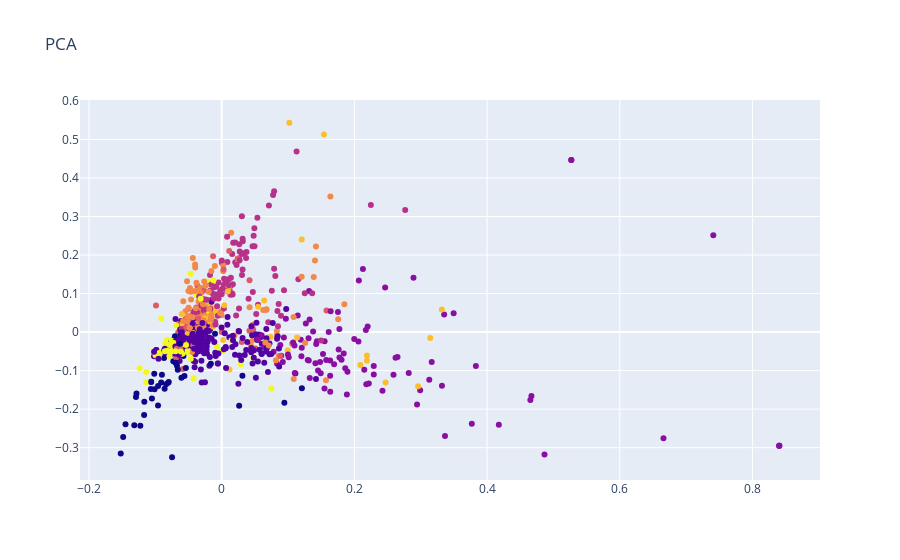

The cell this chart's notebook holds for it:
### Code cell
pca = PCA(n_components=2)

result = pca.fit_transform(tfidf_matrix)
result = pd.DataFrame(result)
result.columns = ['X', 'Y']
result['cluster'] = data.cluster.values
result['texto'] = data.texto_peq.values

 
trace = go.Scatter(x=result['X'].values,
                   y=result['Y'].values,
                   text=result['texto'].values,
                   mode='markers',
                   marker=dict(color=result['cluster'].values)) 

layout = go.Layout(title="PCA")


fig = go.Figure(data=trace, layout=layout)
iplot(fig)

### Figure 1 — Plotly figure (JSON) as saved in the notebook; plotly's stock layout.template omitted (floating-point values rounded to 4 significant figures; data arrays with more than 128 entries replaced by an {"elided": "..."} marker saying what was removed)
{"data": [{"marker": {"color": {"elided": "1000 int values"}}, "mode": "markers", "text": {"elided": "1000 str values"}, "type": "scatter", "x": {"elided": "1000 float values"}, "y": {"elided": "1000 float values"}}], "layout": {"title": {"text": "PCA"}}}
